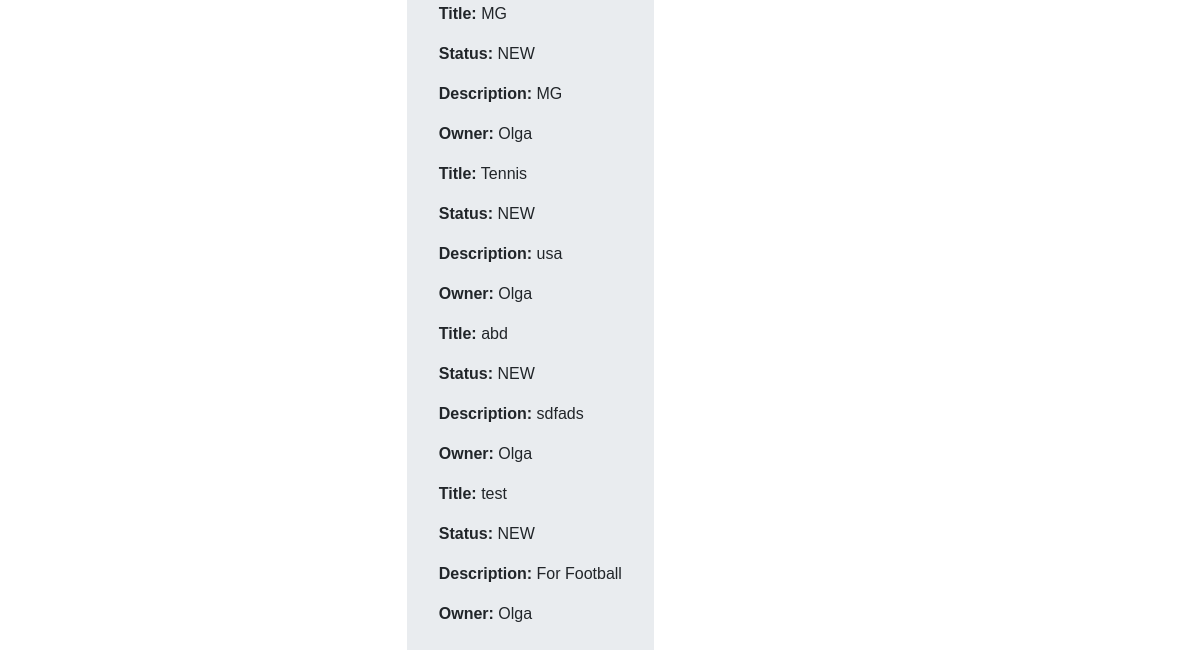
Before: /auction/searchitems/ (signed in, lower part) with the older database file.
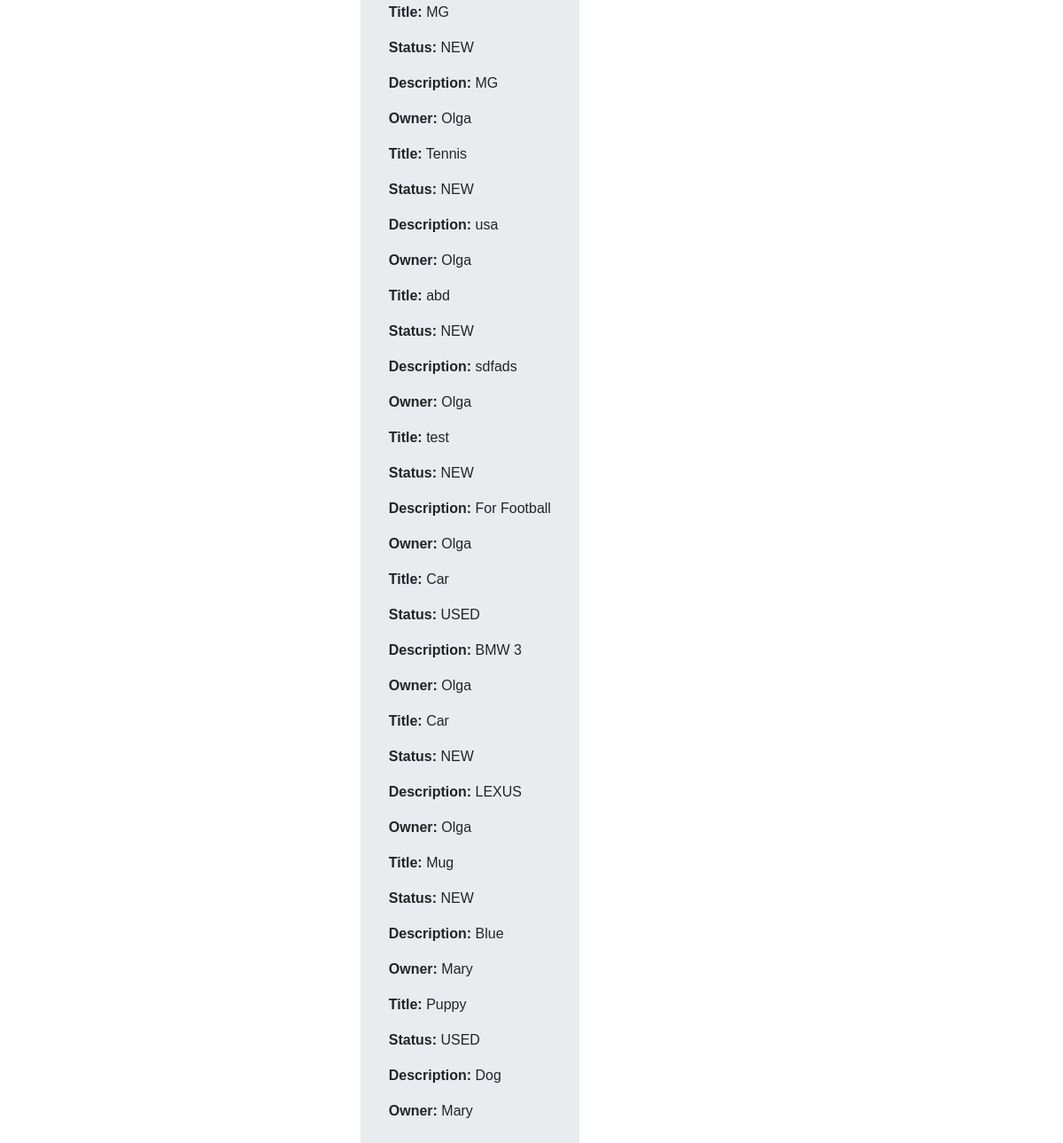
After: the same page with the newer database file.
### auction/models.py (models this page shows)
class Items(models.Model):
    STATUS_CHOICES = (
    	('NEW', 'New'),
    	('USED', 'Used'),
    )
    item_title = models.CharField(max_length=60)
    time_stamp = models.DateTimeField(auto_now_add=True, blank=True)
    status = models.CharField(
        max_length = 20,
        choices = STATUS_CHOICES,
        )
    item_description = models.CharField(max_length=60)
    auction_expiration_time = models.DateTimeField(default=datetime.now)
    item_owner = models.CharField(max_length=60)

### auction/views.py (the view)
# urls.py: path('auction/searchitems/', views.searchitems, name='searchitems_view'),
def searchitems(request):
    try:
        if request.session['username']:
                user = User.objects.get(username=request.session['username'])
        items = Items.objects.all()
        context = {
                'items': items,
                'user': user
            }
        return render(request, 'searchitems.html',context)
    except KeyError:
        return render(request, 'index.html')
    return render(request, 'index.html')

### auction/templates/searchitems.html (shortened to what this page needs)
<!DOCTYPE html>
<html>
<head>
</head>
<body>
{% extends 'index.html' %}
{% block body %}
<div id="reg">
	<div id="bidding-flexbox" class="d-flex flex-row">
		<div class="p-3">
			<div id="bidding" class="jumbotron">
				<div id="bidding_table">
					<table  class="table table-borderless">
						<tbody>
							<tr>
							{% for item in items%}
							<p><b>Title:</b> {{item.item_title}}</p>
							<p><b>Status:</b> {{item.status}} </p>
							<p><b>Description: </b>{{item.item_description}} </p>
							<p><b>Owner:</b> {{item.item_owner}} </p>
							{% endfor %}
							</tr>
						</tbody>
					</table>
				</div>
			</div>
		</div>
	</div>
{% endblock %}

Changed rows visible on the page:
added Items: item_title "Car", status "USED", item_description "BMW 3", item_owner "Olga"
added Items: item_title "Car", status "NEW", item_description "LEXUS", item_owner "Olga"
added Items: item_title "Mug", status "NEW", item_description "Blue", item_owner "Mary"
added Items: item_title "Puppy", status "USED", item_description "Dog", item_owner "Mary"
